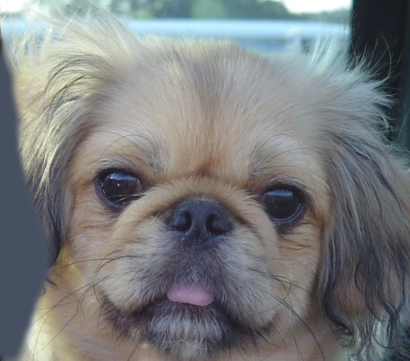
#> input picture HW2/hw2_image/2b_dog.bmp, 410 x 361 px
$ python HW2.py
#> lines starting #> are read from the running program, lines starting #| are printed output that depends on the picture
from PIL import Image
import numpy as np
import math

def imgToRGBArray(imagePath):
    # RGB 채널 분리하여 numpy 배열로 변환
    img = Image.open(imagePath)
    img.save("ok.png")
    imgRGB = img.split()
    arrayRGB = [ np.asarray(channel) for channel in imgRGB ]
    return arrayRGB

def boxfilter(n):
    assert n % 2 == 1, "Dimension must be odd"
    # element의 합은 1이 되도록 normalize
    value = 1 / n**2
    return np.full((n, n), value)

def gauss1d(sigma):
    # sigma * 6을 올림한 값으로 count 설정
    # count가 짝수라면 count에 1을 더해줌
    count = math.ceil(sigma * 6)
    if(count % 2 == 0):
        count += 1
    # 중간값이 0이고 거리가 1멀어질 수록 절대값이 1증가 하도록 배열 생성
    # X^2로 사용하기 때문에 X의 부호는 상관없다
    halfCount = math.floor(count/2)
    X = np.arange(-halfCount, halfCount + 1)
    ndGaussian = np.exp(-X**2/(2*sigma**2))
    # sum으로 나누어 모든 element의 합이 1이 되도록 normalize한다.
    return ndGaussian / ndGaussian.sum()

def gauss2d(sigma):
    # gaussX = e^(-X^2/(2*sigma^2))
    # gaussY = e^(-Y^2/(2*sigma^2))
    # 이므로 외적하면 각 x, y에 대해서 e^(-(X^2 + Y^2)/(2*sigma^2))
    gaussX = gauss1d(sigma)
    gaussY = gauss1d(sigma)
    return np.outer(gaussX, gaussY)

def convolve2d(array2d, filter):
    # 연산을 위해 float로 설정
    array2d = array2d.astype(np.float32)
    filter = filter.astype(np.float32)
    # filter의 크기에 따라 padding 추가
    paddingSize = int((filter[0].size - 1) / 2)
    padded2d = np.pad(array2d, ((paddingSize, paddingSize), (paddingSize, paddingSize)))
    # 원본과 동일한 크기의 result 배열 생성
    rowSize = array2d.shape[0]
    colSize = array2d.shape[1]
    result2d = np.zeros((rowSize, colSize))

    # 모든 픽셀에 주변 영역과 filter를 곱한 배열의 sum으로 값 설정
    # filter가 normalize되어 있기 때문에 mean이 아닌 sum을 사용
    for i in range(0, rowSize):
        for j in range(0, colSize):
            range2d = padded2d[i : i + 2*paddingSize + 1,
                               j : j + 2*paddingSize + 1]
            filteredPixel = range2d * filter
            result2d[i][j] = filteredPixel.sum()
    return result2d

def gaussconvolve2d(array2d, sigma):
    gaussFilter = gauss2d(sigma)
    # filter 좌우상하 반전
    filter = np.flip(gaussFilter)
    return convolve2d(array2d, filter)

def imageBlurGrey(imagePath, sigma):
    img = Image.open(imagePath)
    imgGrey = img.convert('L')
    originGrey = np.asarray(imgGrey)
    blurGrey = gaussconvolve2d(originGrey, sigma)
    blurGrey = blurGrey.astype(np.uint8)
    imgGreyBlur = Image.fromarray(blurGrey)
    imgGrey.save('dogGrey.png')
    imgGreyBlur.save('dogGreyBlur.png')
    imgGrey.show()
    imgGreyBlur.show()

def lowPassFilter(imagePath, sigma):
    originRGB = imgToRGBArray(imagePath)
    # gaussian convolution을 통해 low frequency 필터링
    lowRGB = [ gaussconvolve2d(channel, sigma) for channel in originRGB ]
    return lowRGB

def highPassFilter(imagePath, sigma):
    originRGB = imgToRGBArray(imagePath)
    # gaussian convolution을 통해 low frequency 필터링
    lowRGB = [ gaussconvolve2d(channel, sigma) for channel in originRGB ]
    # 원본에서 low frequency 이미지를 빼서 high frequence 필터링
    highRGB = [ originRGB[channelNum] - lowRGB[channelNum] for channelNum in range(3) ]
    return highRGB

def saveImageFromArrayRGB(arrayRGB, saveName):
    # overflow, underflow가 일어나지 않도록 값 조정
    for channel in arrayRGB:
        channel[np.where(channel > 255)] = 255
        channel[np.where(channel < 0)] = 0
    # 이미지로 저장하기 위해 type 변환
    arrayRGB = [ channel.astype(np.uint8) for channel in arrayRGB ]
    imgDetail3 = [ Image.fromarray(channel) for channel in arrayRGB ]
    imgDetail = Image.merge("RGB", imgDetail3)
    imgDetail.show()
    imgDetail.save(saveName)

def makeBlurImage(imagePath, sigma, saveName):
    lowRGB = lowPassFilter(imagePath, sigma)
    saveImageFromArrayRGB(lowRGB, saveName)

def makeDetailImage(imagePath, sigma, saveName):
    highRGB = highPassFilter(imagePath, sigma)
    # high pass filter는 image - image 수행하여 값이 하향 평준화 되어 있음
    # 128을 더해 값 상향
    highRGB = [ channel + 128 for channel in highRGB ]
    saveImageFromArrayRGB(highRGB, saveName)

def makeHybridImage(imagePath1, imagePath2, sigma, saveName):
    # low frequency + high frequency
    lowRGB = lowPassFilter(imagePath1, sigma)
#> in imgToRGBArray, img is the input picture: PIL image 410x361 RGB; mean R, G, B 121.2, 124.5, 125
#> in imgToRGBArray, `arrayRGB = [ np.asarray(channel) for channel in imgRGB ]`: arrayRGB = 3 items
#> lowRGB = 3 items
    highRGB = highPassFilter(imagePath2, sigma)
#> call 2 of imgToRGBArray, with imagePath = 'hw2_image/2a_cat.bmp'
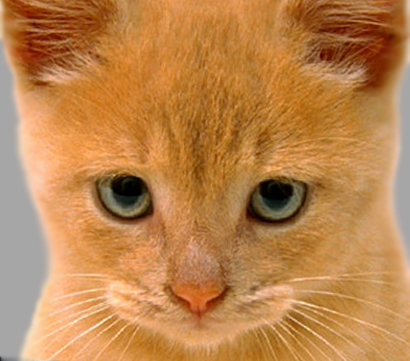
#> input picture HW2/hw2_image/2a_cat.bmp, 410 x 361 px
#> in imgToRGBArray, img is the input picture: PIL image 410x361 RGB; mean R, G, B 188.3, 132.5, 77.1
#> after the loop in convolve2d (call 4), `for i in range(0, rowSize):`:
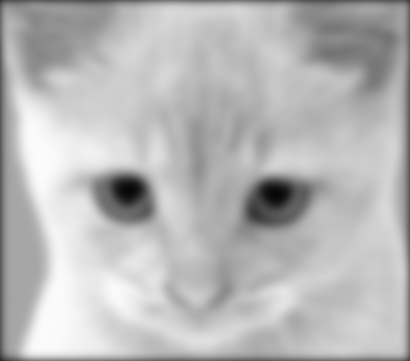
#> result2d: shape (361, 410) float64; min 6.36, max 252.4, mean 184.4
#> after the loop in convolve2d (call 5), `for i in range(0, rowSize):`:
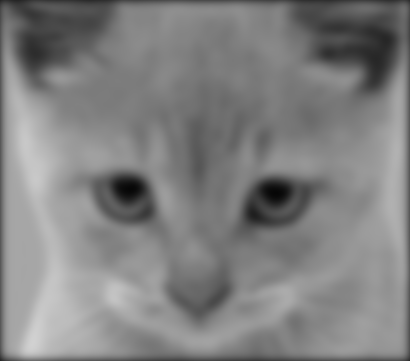
#> result2d: shape (361, 410) float64; min 6.63, max 209.4, mean 129.5
#> in convolve2d (call 6), `padded2d = np.pad(array2d, ((paddingSize, paddingSize), (paddingSize, ..`:
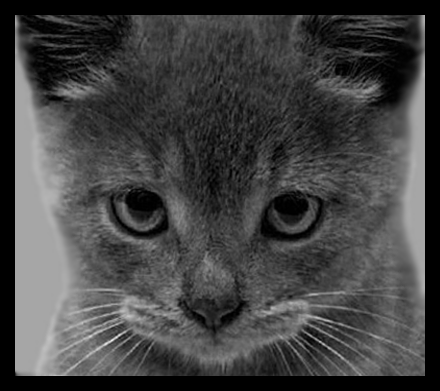
#> padded2d: shape (391, 440) float32; min 0, max 234, mean 66.3
#> after the loop in convolve2d (call 6), `for i in range(0, rowSize):`:
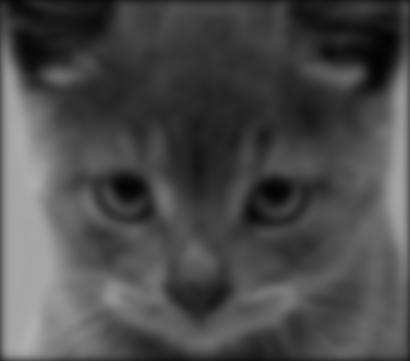
#> result2d: shape (361, 410) float64; min 3.74, max 174.7, mean 74.9
#> highRGB = 3 items
    hybridRGB = [ lowRGB[channelNum] + highRGB[channelNum] for channelNum in range(3) ]
#> hybridRGB = 3 items
    saveImageFromArrayRGB(hybridRGB, saveName)
#> the loop in saveImageFromArrayRGB, `for channel in arrayRGB:` made 3 passes
#> in saveImageFromArrayRGB, `imgDetail3 = [ Image.fromarray(channel) for channel in arrayRGB ]`:
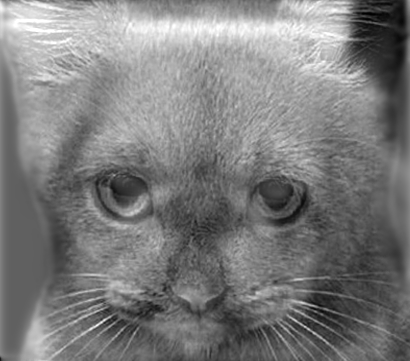
#> channel: shape (361, 410) float64; min 0, max 255, mean 124.7
#> in saveImageFromArrayRGB, `imgDetail = Image.merge("RGB", imgDetail3)`:
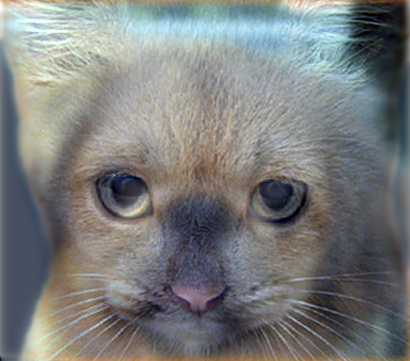
#> imgDetail: PIL image 410x361 RGB; mean R, G, B 122.4, 124.6, 124.3

# [17 lines of commented-out code are left out]
makeHybridImage("hw2_image/2b_dog.bmp", "hw2_image/2a_cat.bmp", 5, "hybridDogCat.png")
